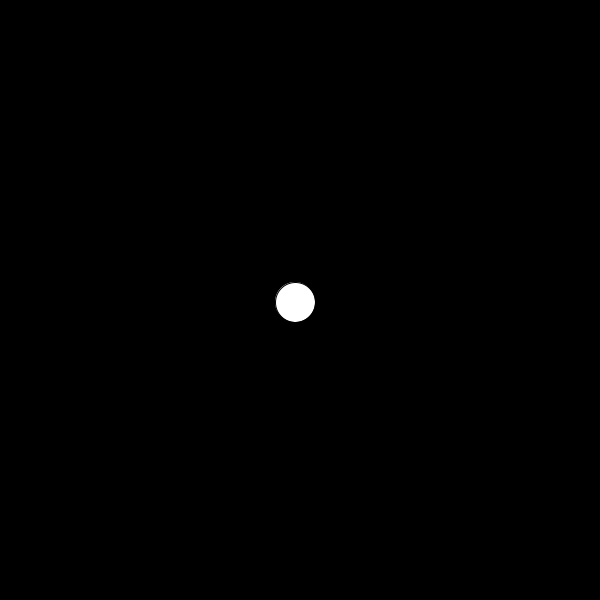
Frame 1 (no input)
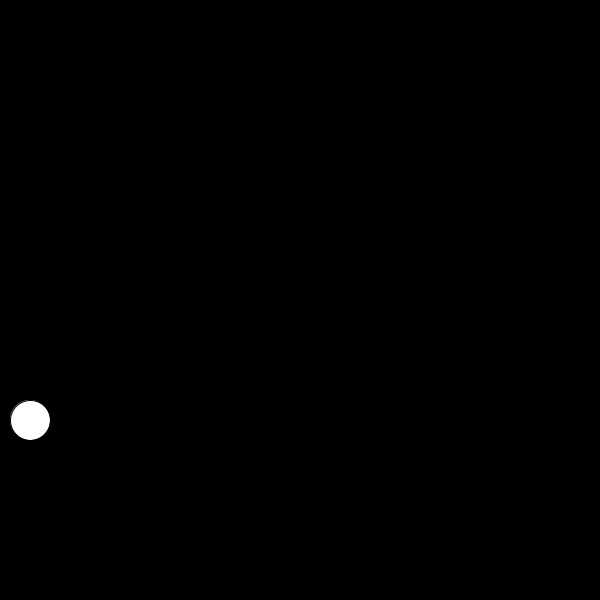
Frame 60 (the mouse pressed at the canvas centre just before this capture)
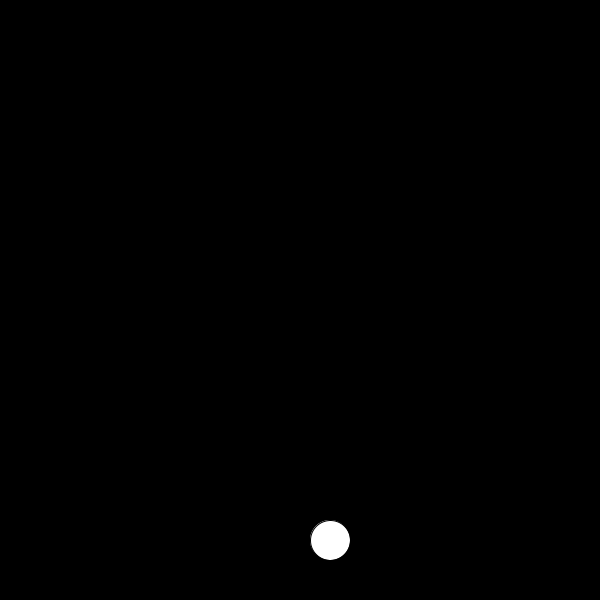
Frame 120 (the mouse held since frame 60 and released just before this capture)

The Processing sketch that drew these frames (run headless with seeded random() and noise(); from frame 60 on, the mouse is pressed at the canvas centre):

// Processing sketch: N1_1_Vectors
// ── N1_1_Vectors.pde
PVector loc, velo;
float sz = 40;


void setup() {
  size(600,600);
  background(0);
  smooth(20);
  loc = new PVector(width/2, height/2);
  velo  = new PVector(-5, 2);

}
void draw() {
  loc.add(velo);
  background(0);
  ellipse(loc.x,loc.y,sz,sz);
 if (loc.x>width-sz/2 || loc.x<0+sz/2) {
   velo.x*=-1;
   //println("X",sx,ax,x);
 }if (loc.y>height-sz/2 || loc.y<0+sz/2){
   velo.y*=-1;
   //println("Y",sy,ay,y);
 }
}
// ── Ball.pde
class Ball {
  float x,y,xs,ys;
  
  Ball() {
    x = width/2;
    y = height/2;
    xs = 2.5;
    ys = -2;
  }
  
  void move() {
    x = x + xs;
    y = y + ys;
  }
  
  void bounce() {
     if (x>width-sz/2 || x<0+sz/2) {
       xs*=-1;

     }if (y>height-sz/2 || y<0){
       ys*=-1;
     }
  }
  
  void display() {
    ellipse(x,y,sz,sz);
  }
  
}
